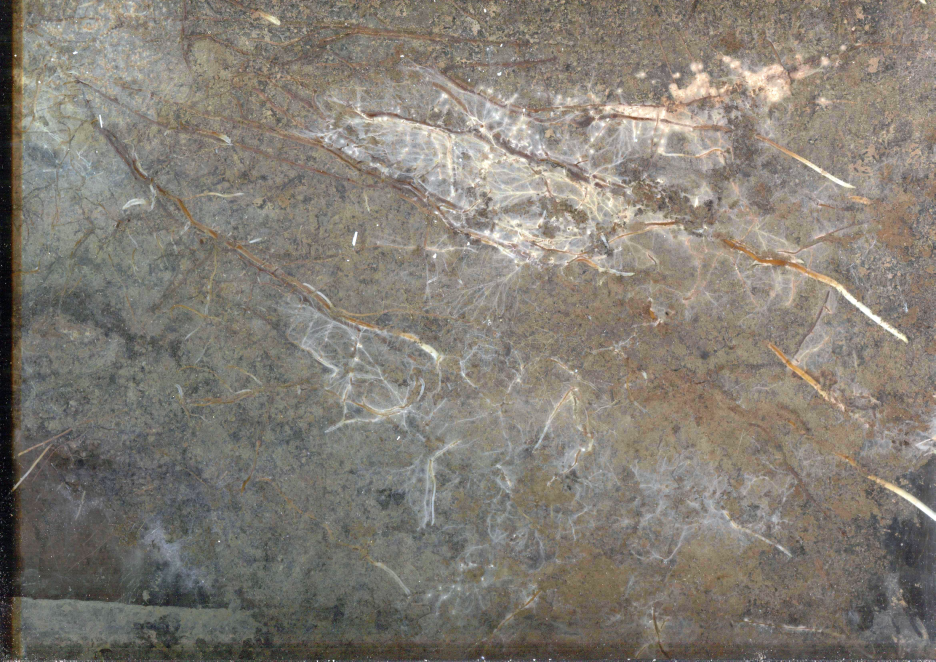
#> input picture sample_images/hydescan1_T001_L001_2019.06.30_033029_185_DYY.jpg, 4676 x 3306 px, given in place of s, which was not available (shown at 1/5 size)
$ jupyter execute --allow-errors 'SIMULTANEOUS IMAGE ANALYSIS OF IMAGE #1 + #2 .ipynb'   (shell and % lines are left out)   (text cells are left out)
#> lines starting #> are read from the running program, lines starting #| are printed output that depends on the picture; after the words box and inside, x2 and y2 are one past the last pixel; in counts of white or black regions, pixels touching at a corner belong together; pictures that were not available may be replaced by others from this repository, and a replacement may not be noted
[cell 1]
from matplotlib import pyplot as plt
import numpy as np
import cv2
from ipywidgets import *
from IPython.display import clear_output, display
import math

[cell 2]
# import DETECT_ROOT funcitons

from root_functions import scale_crop_gray, edge_areas_mask, change_areas_mask, light_areas_mask_color, remove_isolated_pixels
from root_functions import add_text, grab_contours, sort_contours

[cell 3]
from ipywidgets import *
from tkinter import Tk, filedialog

[cell 4]
def open_file():
    # Create Tk root
    root = Tk()
    # Hide the main window
    root.withdraw()
    root.call('wm', 'attributes', '.', '-topmost', True)

    infiles = filedialog.askopenfilename(multiple=True)
#> the answer given: sample_images/hydescan1_T001_L001_2019.06.30_033029_185_DYY.jpg
    return infiles

[cell 5]
# find contours

def find_contours(filename, image, mask):
    # find the contours in the mask, then sort them from left to right
    cnts = cv2.findContours(mask.copy(), cv2.RETR_EXTERNAL, cv2.CHAIN_APPROX_SIMPLE)
    cnts = grab_contours(cnts)

    # Sort contours from left to right
    cnts = sort_contours(cnts)[0]
    print(f'Tips(TOTAL): {len(cnts)}')

    # loop over the contours and collect coordinates to the dictionary
    coordinates = {}
    imageID = 0
    for c in cnts:
    # get the bright spot of the image
        (x, y, w, h) = cv2.boundingRect(c)
        ((cX, cY), radius) = cv2.minEnclosingCircle(c)
        if int(radius) <= 10:
            pass
        else:
            # coordinates[i] = [filename.split("_")[3], filename, (int(cX), int(cY)), int(radius), 'Y']
            coordinates[imageID] = [filename[0].split('/')[-1], (int(cX), int(cY)), int(radius), int(radius)*2]
            imageID += 1
    print(f'Tips(RADIUS BIGGER THAN 10mm): {len(coordinates)}')
    return coordinates

[cell 6]
# draw circle around roots and mark center of the circle

# [4 lines left out: function draw_circles_around, not called in this run]

[cell 7]
# add text --> root ID

# [5 lines left out: function add_Text, not called in this run]

[cell 8]
# read ML images and original images

filename1 = open_file()
filename2 = open_file()
#> the answer given: sample_images/hydescan1_T001_L001_2020.05.02_033029_288_DYY.jpg
# filenameOriginal1 = open_file()
# filenameOriginal2 = open_file()

[cell 9]
filename1
filename2
# filenameOriginal1
# filenameOriginal2

[cell 10]
# create binary and grayscale images

def process_image(file):
    # Read image as unchanged 1-channel gray image
    im_gray = cv2.imread(file[0], cv2.IMREAD_GRAYSCALE)
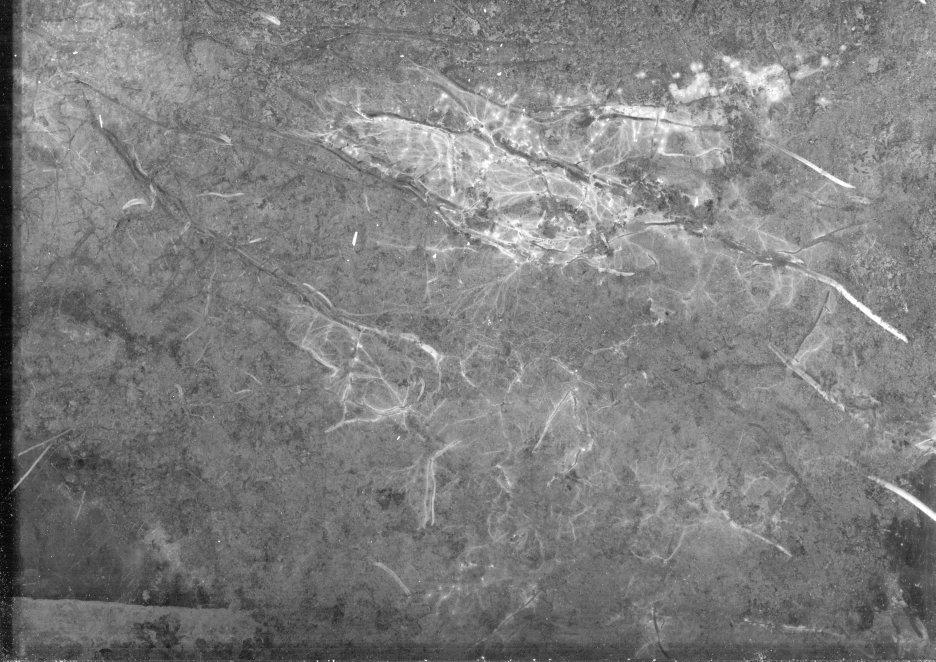
#> im_gray: shape (3306, 4676) (shown at 1/5 size); min 0, max 255, mean 126.5

    # Convert the imager to binary
    ret, im_binary = cv2.threshold(im_gray, 10, 255, cv2.THRESH_BINARY)
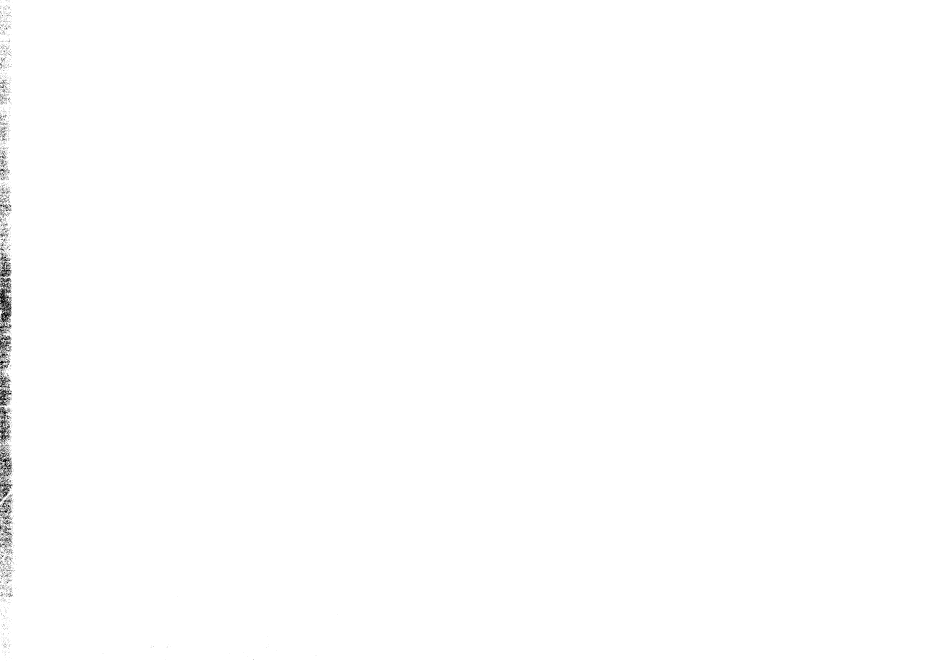
#> im_binary: shape (3306, 4676) (shown at 1/5 size); 99.7% white; black in thin lines or dots, all inside (x1, y1, x2, y2) = (0, 0, 1689, 3302)

    # Print count of image pixel values
    unique, counts = np.unique(im_binary, return_counts=True)
#> unique = [0, 255]; counts = [47503, 15411353]
    dict(zip(unique, counts))
    return im_binary, im_gray

[cell 11]
im1_b, im1_gray = process_image(filename1)
im2_b, im2_gray = process_image(filename2)

[cell 12]
combined_image_b = im1_b + im2_b
combined_image_g = im1_gray + im2_gray
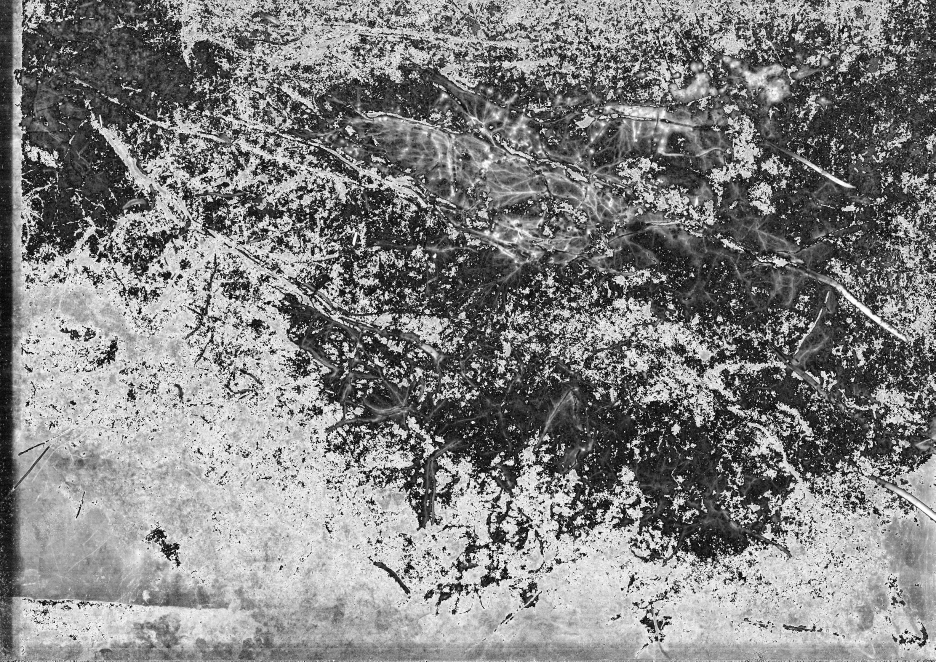
#> combined_image_g: shape (3306, 4676) (shown at 1/5 size); min 0, max 254, mean 129.6

[cell 13]
# Display images
# im2 = cv2.cvtColor(image2, cv2.COLOR_BGR2RGB)

images = [im1_b, im2_b, combined_image_b]

plt.figure(figsize=(50,50))
#> (this line was passed over: IPython is not available in this run)
columns = 3
#> (the rest of this cell did not finish here and is left out)

[cell 14]
# cv2.imwrite("imageONE.jpg", im1_b)
# cv2.imwrite("imageTWO.jpg", im2_b)
# cv2.imwrite("imageCOMBINED.jpg", combined_image)

#> (a cell that did not finish here is left out)

#> in find_contours, `cnts = cv2.findContours(mask.copy(), cv2.RETR_EXTERNAL, cv2.CHAIN_APPR..`: cnts = 1 contour; box (x1, y1, x2, y2) and area: (0, 0, 4676, 3306) 15450718
combined_image_CDNTS = find_contours("c", combined_image_b, combined_image_g)

#> (a cell that did not finish here is left out)

#> (a cell that did not finish here is left out)

#> (a cell that did not finish here is left out)

[cell 19]
# Auxiliary functions

# [17 lines left out: functions check_Radius, check_distance, not called in this run]

# get dataframe coordinates and radius (IMAGE #1)
def extract_data_DF(df):
    return (df[1], df[2])

# get image coordinates from dictionary (IMAGE #2)
def extract_crd_DICT(nbr, dct):
    return dct[nbr][1]

# draw only one circle
def draw_circles_around_ONE(image, coordinates, color):
    cv2.circle(image, (coordinates[1][0], coordinates[1][1]), coordinates[2], color, 2)
    cv2.circle(image, (coordinates[1][0], coordinates[1][1]), 0, color, 5)

def add_Text_ONE(image, coordinates, idRoot):
    cv2.putText(image, "#{}".format(idRoot), (coordinates[1][0]+50, coordinates[1][1]-35), cv2.FONT_HERSHEY_SIMPLEX, fontScale=1, color=(0, 255, 0), thickness=2)

# [11 lines left out: function compareTips, not called in this run]

#> (a cell that did not finish here is left out)

#> (a cell that did not finish here is left out)

#> (a cell that did not finish here is left out)

#> (a cell that did not finish here is left out)

#> (a cell that did not finish here is left out)

[cell 25]
# read csv-file with previoud day information and compare to combined image

csv_file = open_file()
#> the answer given: sample_images/hydescan1_T001_L001_2020.05.02_033029_288_DYY.jpg
#> (the rest of this cell did not finish here and is left out)

#> (a cell that did not finish here is left out)

[cell 27]
# read image

filename2 = open_file()
#> the answer given: sample_images/hydescan1_T001_L001_2020.05.02_033029_288_DYY.jpg

$ run again, on sample_images/hydescan1_T001_L001_2020.05.02_033029_288_DYY.jpg
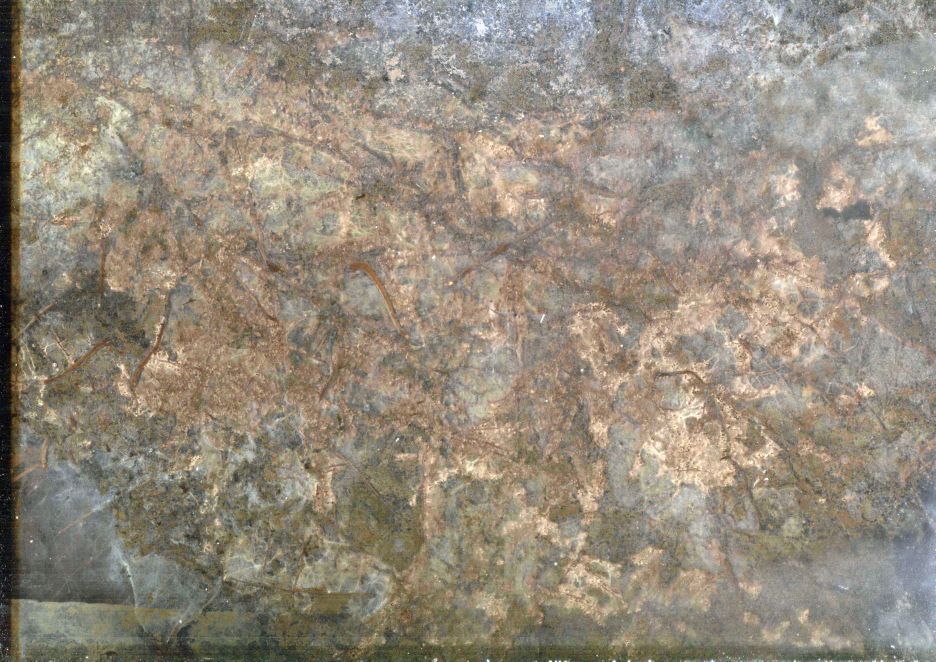
#> input picture sample_images/hydescan1_T001_L001_2020.05.02_033029_288_DYY.jpg, 4676 x 3306 px, given in place of s, which was not available (shown at 1/5 size)
#> in process_image, `ret, im_binary = cv2.threshold(im_gray, 10, 255, cv2.THRESH_BINARY)`:
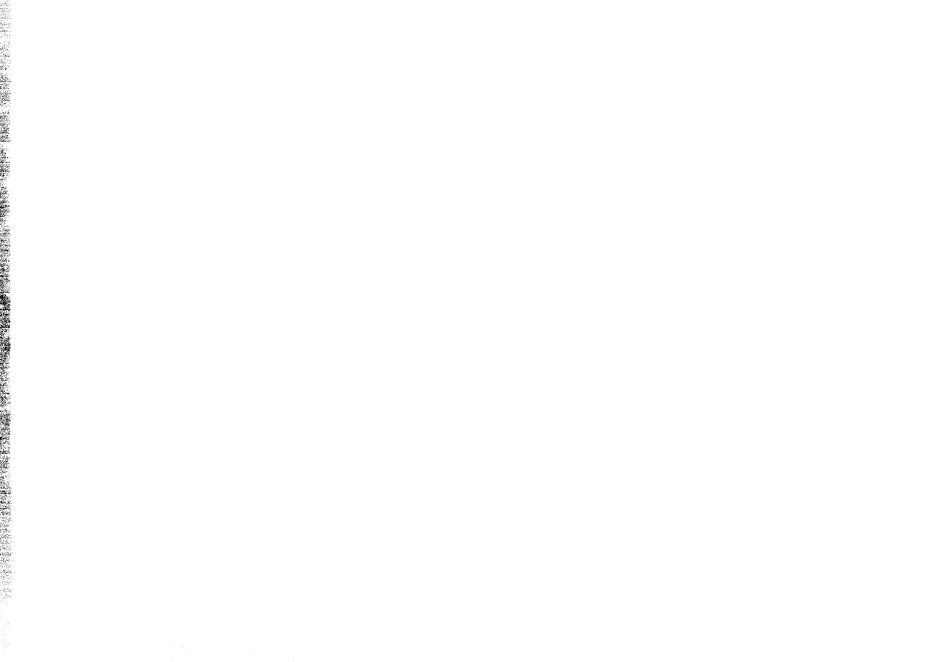
#> im_binary: shape (3306, 4676) (shown at 1/5 size); 99.8% white; black in thin lines or dots, all inside (x1, y1, x2, y2) = (0, 0, 1945, 3300)
#> unique = [0, 255]; counts = [38052, 15420804]
#> `combined_image_g = im1_gray + im2_gray`:
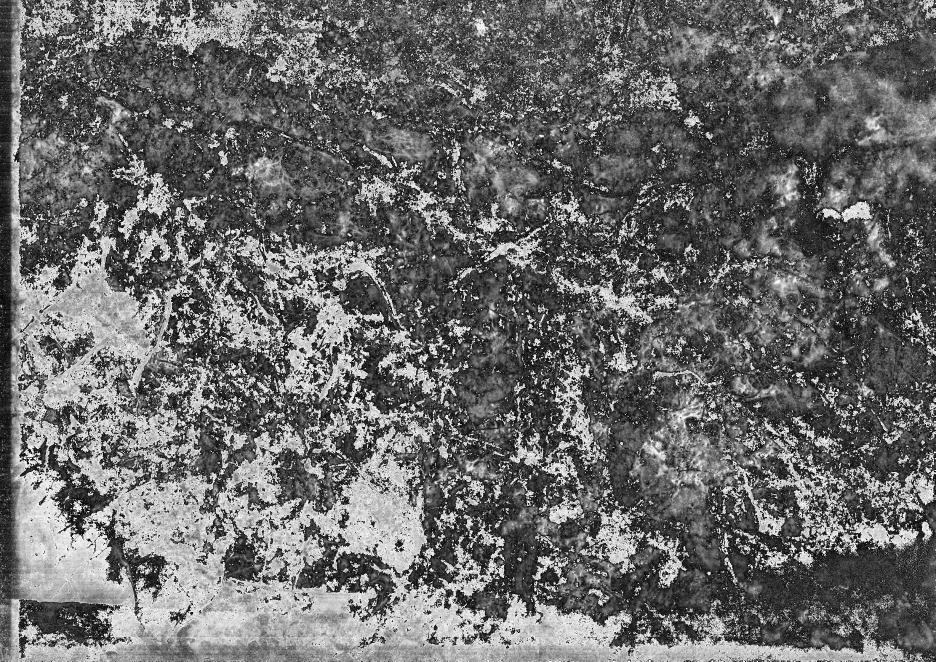
#> combined_image_g: shape (3306, 4676) (shown at 1/5 size); min 0, max 254, mean 106.3
#> cnts = 1 contour; box (x1, y1, x2, y2) and area: (0, 0, 4676, 3306) 15450682
